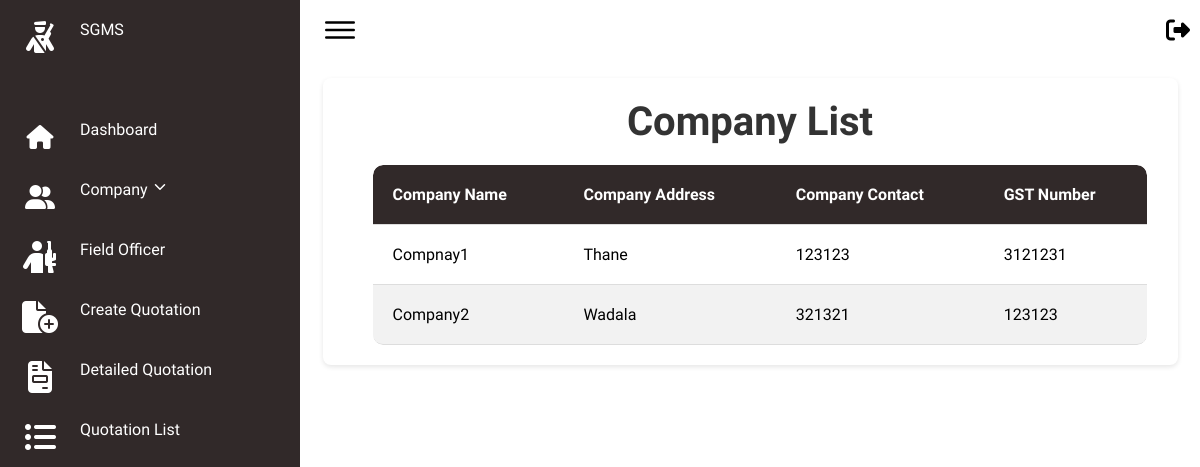
The app's page /companyList/, older data.
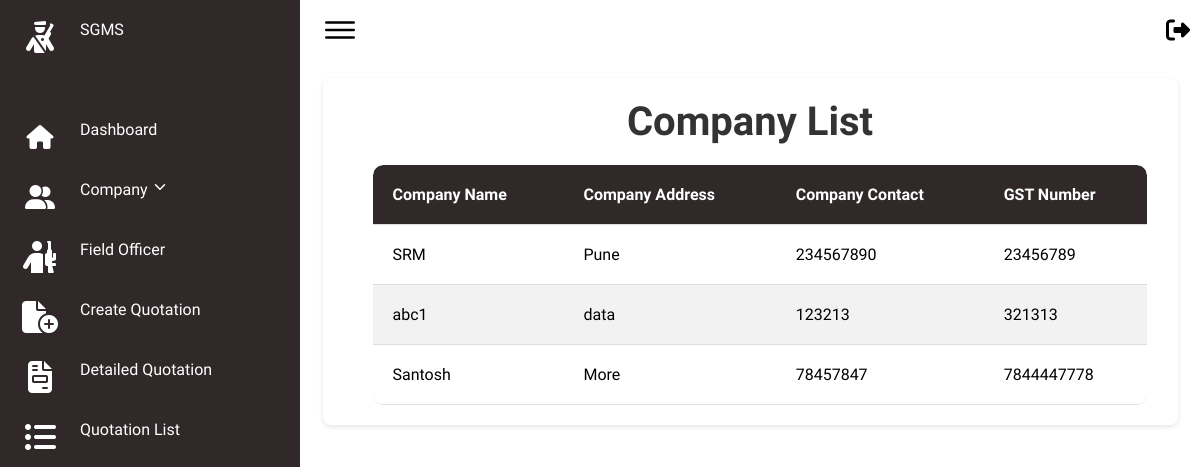
The same page, newer data.
### secman/models.py (models this page shows, shortened)
class UserProfile(models.Model):
    USER_TYPES = (
        ('hod', 'HOD'),
        ('fo', 'Field Officer'),
        ('company', 'Company'),
    )
    user = models.OneToOneField(User, on_delete=models.CASCADE)
    user_type = models.CharField(max_length=20, choices=USER_TYPES, default='fo')
    contact = models.CharField(max_length=12)
    gst_or_emergency = models.CharField(max_length=20)

### secman/views.py (the view)
# urls.py: path('companyList/',views.companyList,name='companyList'),
def companyList(request):
    companies = UserProfile.objects.filter(user_type='company')
    return render(request, 'admin/companyList.html', {'companies': companies})

### secman/templates/admin/companyList.html (shortened to what this page needs)
{% extends 'admin/basead.html' %}
{% block content %}
<body>
    <div class="card">
        <h1>Company List</h1>
        <table>
            <thead>
                <tr>
                    <th>Company Name</th>
                    <th>Company Address</th>
                    <th>Company Contact</th>
                    <th>GST Number</th>
                </tr>
            </thead>
            <tbody>
                {% for company in companies %}
                <tr>
                    <td>{{ company.user.first_name }} </td>
                    <td>{{ company.user.last_name }}</td>
                    <td>{{ company.contact }}</td>
                    <td>{{ company.gst_or_emergency }}</td>
                </tr>
                {% endfor %}
            </tbody>
        </table>
    </div>
</body>
{% endblock %}

### secman/templates/admin/basead.html (shortened to what this page needs)
<!DOCTYPE html>
<html lang="en">
<head>
    <link rel="stylesheet" href="https://cdnjs.cloudflare.com/ajax/libs/font-awesome/6.4.2/css/all.min.css">
    <link rel="stylesheet" href="secman/assets/css/style.css">
</head>
<body>
    <div class="container">
        <div class="navigation">
            <ul>
                <li>
                    <a href="#">
                        <span class="icon">
                          <i class="fa-solid fa-person-military-rifle fa-2xl"></i>
                        </span>
                        <span class="title">SGMS</span>
                    </a>
                </li>
                <li>
                    <a href="{% url 'dashboard' %}">
                        <span class="icon">
                          <i class="fa-solid fa-house fa-xl"></i>
                        </span>
                        <span class="title">Dashboard</span>
                    </a>
                </li>
                <li id="company">
                  <a href="#">
                      <span class="icon">
                        <i class="fa-solid fa-user-group fa-xl"></i>
                      </span>
                      <span class="title">Company <ion-icon id="arrow" name="chevron-down-outline"></ion-icon></span>
                  </a>
              </li>
                <li>
                    <a href="{% url 'add_fo' %}">
                        <span class="icon">
                          <i class="fa-solid fa-person-rifle fa-2xl" ></i>
                        </span>
                        <span class="title">Field Officer</span>
                    </a>
                </li>
                <li>
                    <a href="{% url 'createquotation' %}">
                        <span class="icon">
                          <i class="fa-solid fa-file-circle-plus fa-2xl"></i>
                        </span>
                        <span class="title">Create Quotation</span>
                    </a>
                </li>
                <li>
                    <a href="{% url 'quotation' %}">
                        <span class="icon">
                          <i class="fa-solid fa-file-invoice fa-2xl"></i>
                        </span>
                        <span class="title">Detailed Quotation</span>
                    </a>
                </li>
                <li>
                    <a href="{% url 'quotation_list' %}">
                        <span class="icon">
                          <i class="fa-solid fa-list-ul fa-2xl"></i>
                        </span>
                        <span class="title">Quotation List</span>
                    </a>
                </li>
            </ul>
        </div>
        <div class="main">
            <div class="topbar">
                <div class="toggle">
                    <ion-icon name="menu-outline"></ion-icon>
                </div>
                 <div>
                  <a href="{% url 'logout' %}">
                    <span class="icon">
                      <i class="fa-solid fa-right-from-bracket fa-xl" style="color: #000000;" ></i>
                    </span>
                </a>
                </div>
            </div>
            <div class="content">
                {% block content %}{% endblock %}
            </div>
        </div>
    </div>
</body>
</html>

### secman/static/css/style.css (style rules this page uses)
* { font-family: "Ubuntu", sans-serif; margin: 0; padding: 0; box-sizing: border-box; }
:root { --blue: #2a2185; --white: #fff; --gray: #f5f5f5; --black1: #222; --black2: #999; }
body { min-height: 100vh; overflow-x: hidden; }
.container { position: relative; width: 100%; }
.navigation { position: fixed; width: 300px; height: 100%; background: var(--blue); border-left: 10px solid var(--blue); transition: 0.5s; overflow: hidden; }
.navigation ul { position: absolute; top: 0; left: 0; width: 100%; }
.navigation ul li { position: relative; width: 100%; list-style: none; border-top-left-radius: 30px; border-bottom-left-radius: 30px; }
.navigation ul li:nth-child(1) { margin-bottom: 40px; pointer-events: none; }
.navigation ul li a { position: relative; display: block; width: 100%; display: flex; text-decoration: none; color: var(--white); }
.navigation ul li a .icon { position: relative; display: block; min-width: 60px; height: 60px; line-height: 75px; text-align: center; }
.navigation ul li a .title { position: relative; display: block; padding: 0 10px; height: 60px; line-height: 60px; text-align: start; white-space: nowrap; }
.main { position: absolute; width: calc(100% - 300px); left: 300px; min-height: 100vh; background: var(--white); transition: 0.5s; }
.topbar { width: 100%; height: 60px; display: flex; justify-content: space-between; align-items: center; padding: 0 10px; }
.toggle { position: relative; width: 60px; height: 60px; display: flex; justify-content: center; align-items: center; font-size: 2.5rem; cursor: pointer; }

### secman/templates/admin/basead.html (style rules this page uses)
* { font-family: "Ubuntu", sans-serif; margin: 0; padding: 0; box-sizing: border-box; }
:root { --blue: #312929; --white: #fff; --gray: #f5f5f5; --black1: #222; --black2: #999; }
body { min-height: 100vh; overflow-x: hidden; }
.container { position: relative; width: 100%; }
.navigation { position: fixed; width: 300px; height: 100%; background: var(--blue); border-left: 10px solid var(--blue); transition: 0.5s; overflow: hidden; }
.navigation ul { position: absolute; top: 0; left: 0; width: 100%; }
.navigation ul li { position: relative; width: 100%; list-style: none; border-top-left-radius: 30px; border-bottom-left-radius: 30px; }
.navigation ul li:nth-child(1) { margin-bottom: 40px; pointer-events: none; }
.navigation ul li a { position: relative; display: block; width: 100%; display: flex; text-decoration: none; color: var(--white); }
.navigation ul li a .icon { position: relative; display: block; min-width: 60px; height: 60px; line-height: 75px; text-align: center; }
.navigation ul li a .title { position: relative; display: block; padding: 0 10px; height: 60px; line-height: 60px; text-align: start; white-space: nowrap; }
.main { position: absolute; width: calc(100% - 300px); left: 300px; min-height: 100vh; background: var(--white); transition: 0.5s; }
.topbar { width: 100%; height: 60px; display: flex; justify-content: space-between; align-items: center; padding: 0 10px; }
.toggle { position: relative; width: 60px; height: 60px; display: flex; justify-content: center; align-items: center; font-size: 2.5rem; cursor: pointer; }
.navigation ul li .title { position: relative; display: flex; align-items: center; padding: 0 10px; height: 60px; line-height: 60px; text-align: start; white-space: nowrap; }
.navigation ul li .title ion-icon#arrow { margin-left: auto; transition: transform 0.3s; }

### secman/templates/admin/companyList.html (style rules this page uses)
h1 { text-align: center; color: #333333; font-size: 2.5em; margin-bottom: 20px; }
.card { width: 95%; margin: 2% auto; padding: 20px; background: #fff; border-radius: 8px; box-shadow: 0 2px 5px rgba(0, 0, 0, 0.1); animation: fadeIn 1s ease-in; }
table { width: 95%; margin-left: 30px; border-collapse: separate; border-spacing: 0; margin-top: 20px; animation: grow 1s ease-in-out; border-radius: 10px; overflow: hidden; }
th, td { padding: 20px; text-align: left; border-bottom: 1px solid #dddddd; }
th { background-color: #312929; color: #ffffff; }
tr:nth-child(even) { background-color: #f2f2f2; }
td { position: relative; }
td:before { content: ''; position: absolute; left: 0; bottom: 0; height: 2px; width: 0; background-color: #000000; }
th:first-child { border-top-left-radius: 10px; }
th:last-child { border-top-right-radius: 10px; }
tr:last-child td:first-child { border-bottom-left-radius: 10px; }
tr:last-child td:last-child { border-bottom-right-radius: 10px; }

Row changes from the older to the newer data that the page shows:
changed UserProfile: user.first_name "Compnay1" → "SRM"; user.last_name "Thane" → "Pune"; contact "123123" → "234567890"; gst_or_emergency "3121231" → "23456789"
changed UserProfile: user.first_name "Company2" → "abc1"; user.last_name "Wadala" → "data"; contact "321321" → "123213"; gst_or_emergency "123123" → "321313"
added UserProfile: user.first_name "Santosh", user.last_name "More", contact "78457847", gst_or_emergency "7844447778"
